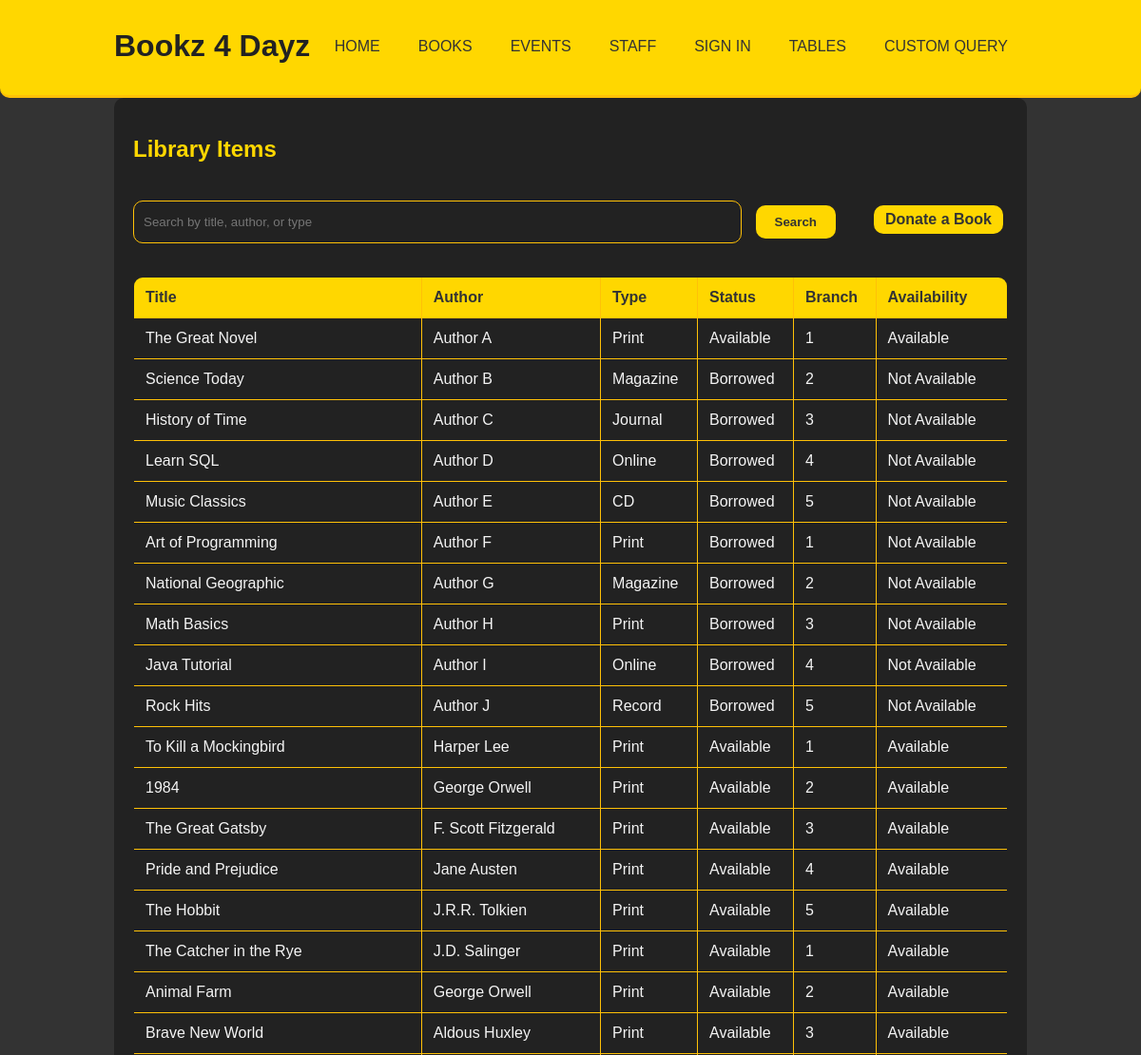
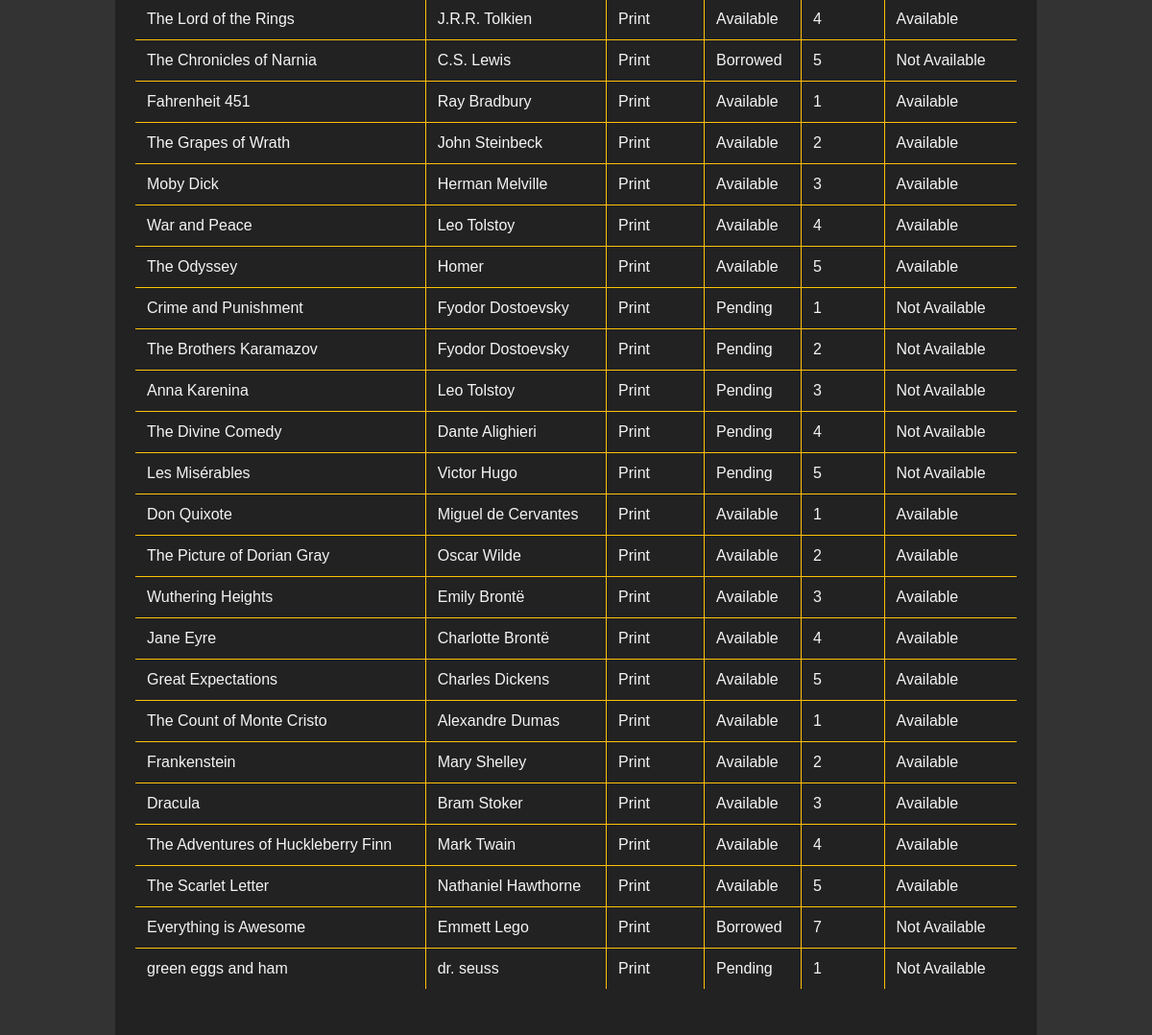
/items (upper part), run on an earlier commit of the app's database (2 pictures, top to bottom).
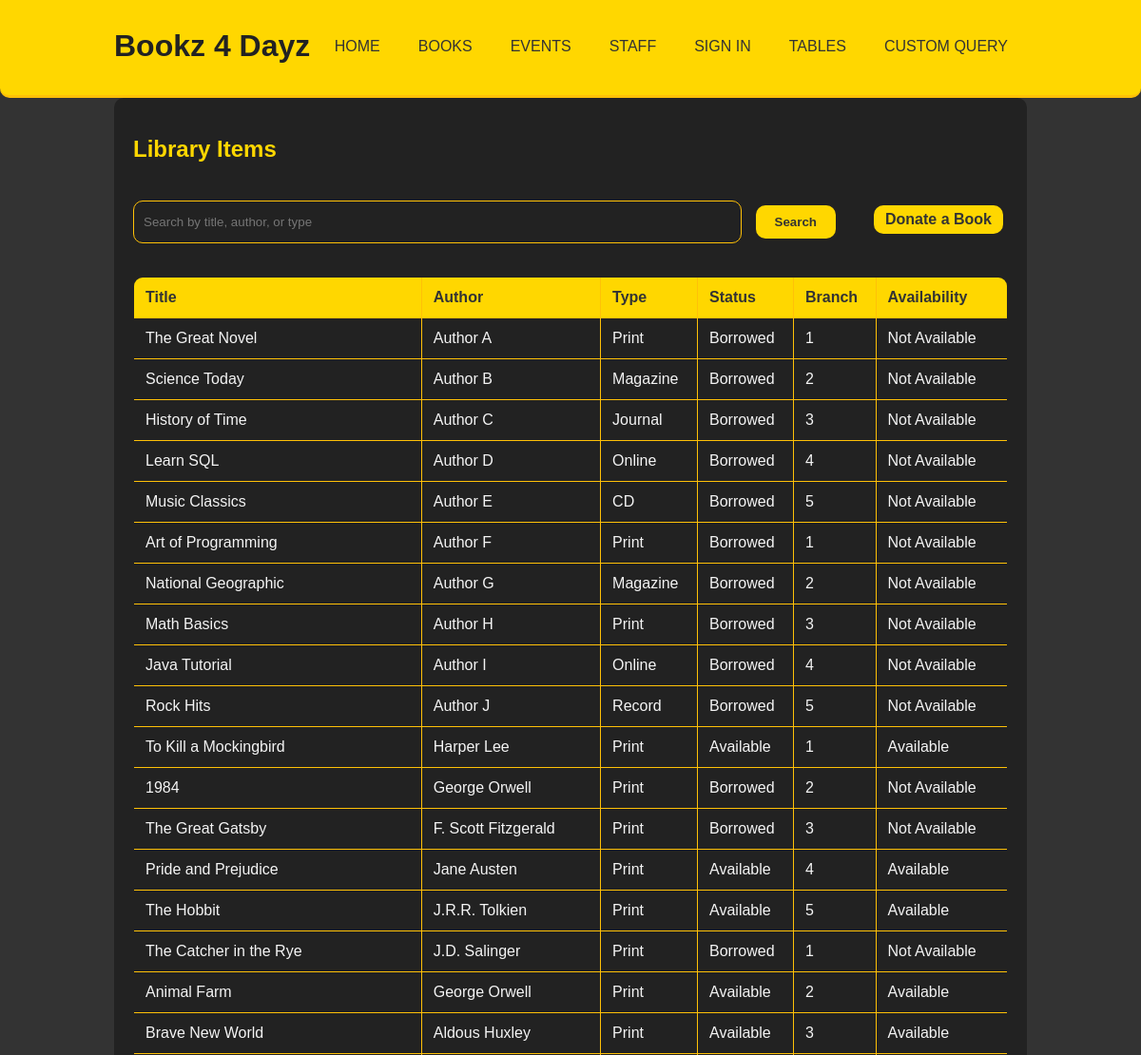
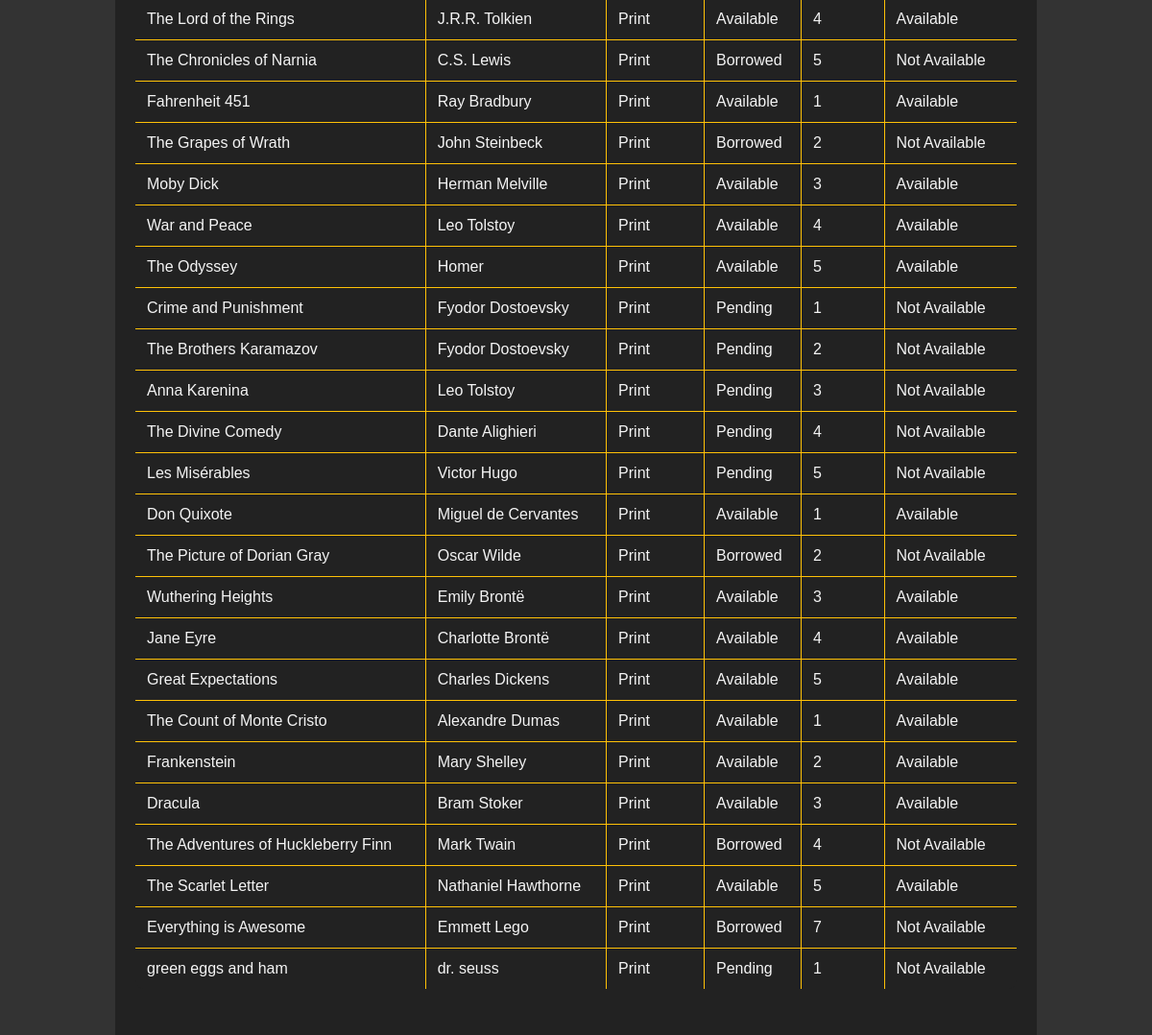
And on a later commit of the database (2 pictures, top to bottom).
### tables this page shows
CREATE TABLE Item (
    item_id INTEGER PRIMARY KEY,
    title TEXT,
    author TEXT,
    type TEXT CHECK (type IN ('Print', 'Online', 'Magazine', 'Journal', 'CD', 'Record')),
    branch_id INTEGER,
    status TEXT CHECK (status IN ('Available', 'Borrowed', 'Reserved', 'Pending')),
    dewey_decimal TEXT,
    borrow_date DATE,
    due_date DATE,
    FOREIGN KEY (branch_id) REFERENCES Branch(branch_id)
);

### app/routes.py (the view, shortened to what this page needs)
@app.route('/items', methods=['GET', 'POST'])
def items():
    search_query = request.args.get('search', '')
    conn = get_db_connection()
    if search_query:
        items = conn.execute('''
            SELECT * FROM Item
            WHERE title LIKE ? OR author LIKE ? OR type LIKE ?
        ''', (f'%{search_query}%', f'%{search_query}%', f'%{search_query}%')).fetchall()
    else:
        items = conn.execute('SELECT * FROM Item').fetchall()
    customers = conn.execute('SELECT * FROM Customer').fetchall()
    branches = conn.execute('SELECT * FROM Branch').fetchall()
    borrowed_items = []
    if 'user_id' in session:
        borrowed_items = conn.execute('''
            SELECT item_id FROM Borrowed WHERE cust_id = ?
        ''', (session['user_id'],)).fetchall()
        borrowed_items = [item['item_id'] for item in borrowed_items]
    conn.close()
    return render_template('items.html', title='Library Items', items=items, search_query=search_query,
                          customers=customers, branches=branches, borrowed_items=borrowed_items)

### app/routes.py (called while the page is built)
def get_db_connection():
    conn = sqlite3.connect(DATABASE)
    conn.row_factory = sqlite3.Row
    print(f"Connected to database at {DATABASE}")
    return conn

### app/templates/items.html (shortened to what this page needs)
{% extends "base.html" %}
{% block content %}
<h2>Library Items</h2>
<div style="display: flex; justify-content: space-between; align-items: center; margin-bottom: 20px;">
    <form action="{{ url_for('items') }}" method="get" style="flex: 1; margin-right: 10px;">
        <div class="form-group" style="display: flex; gap: 10px;">
            <input type="text" name="search" value="{{ search_query }}" class="form-control" placeholder="Search by title, author, or type" style="flex: 1;">
            <button type="submit" class="btn" style="width: auto;">Search</button>
        </div>
    </form>
    <a href="#donate-form" class="btn" style="padding: 6px 12px; text-decoration: none;">Donate a Book</a>
</div>
{% if items %}
<table>
    <thead>
        <tr>
            <th>Title</th>
            <th>Author</th>
            <th>Type</th>
            <th>Status</th>
            <th>Branch</th>
            <th>Availability</th>
        </tr>
    </thead>
    <tbody>
        {% for item in items %}
        <tr>
            <td>{{ item['title'] }}</td>
            <td>{{ item['author'] }}</td>
            <td>{{ item['type'] }}</td>
            <td>{{ item['status'] }}</td>
            <td>{{ item['branch_id'] }}</td>
            <td>
                {% if item['status'] == 'Available' %}
                    {% if session.get('user_id') %}
                    <form action="{{ url_for('items') }}" method="post">
                        <input type="hidden" name="item_id" value="{{ item['item_id'] }}">
                        <button type="submit" class="btn btn-small" style="padding: 5px 10px;">Borrow</button>
                    </form>
                    {% else %}
                    <span style="display: inline-block; margin-right: 10px;">Available</span>
                    {% endif %}
                {% elif item['status'] == 'Borrowed' %}
                    <span style="display: inline-block; margin-right: 10px;">Not Available</span>
                {% else %}
                    <span style="display: inline-block; margin-right: 10px;">Not Available</span>
                {% endif %}
            </td>
        </tr>
        {% endfor %}
    </tbody>
</table>
{% else %}
<p>No items found matching your criteria.</p>
{% endif %}
{% endblock %}

What changed in the data, as far as the page shows it:
changed Item "The Great Novel": status "Available" → "Borrowed"; status "Available" → "Not Available"
changed Item (number 12 of 42 on the later page): status "Available" → "Borrowed"; status "Available" → "Not Available"
changed Item "The Great Gatsby": status "Available" → "Borrowed"; status "Available" → "Not Available"
changed Item "The Catcher in the Rye": status "Available" → "Borrowed"; status "Available" → "Not Available"
changed Item "The Grapes of Wrath": status "Available" → "Borrowed"; status "Available" → "Not Available"
changed Item "The Picture of Dorian Gray": status "Available" → "Borrowed"; status "Available" → "Not Available"
changed Item "The Adventures of Huckleberry Finn": status "Available" → "Borrowed"; status "Available" → "Not Available"
